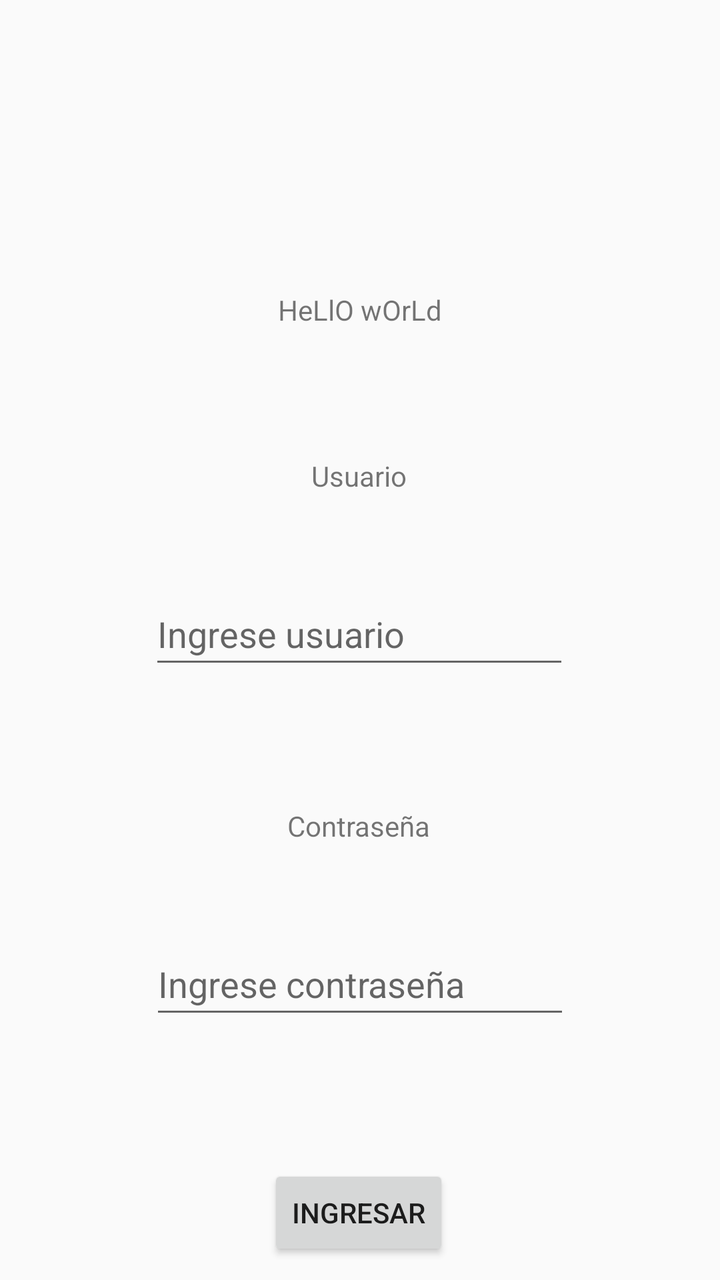
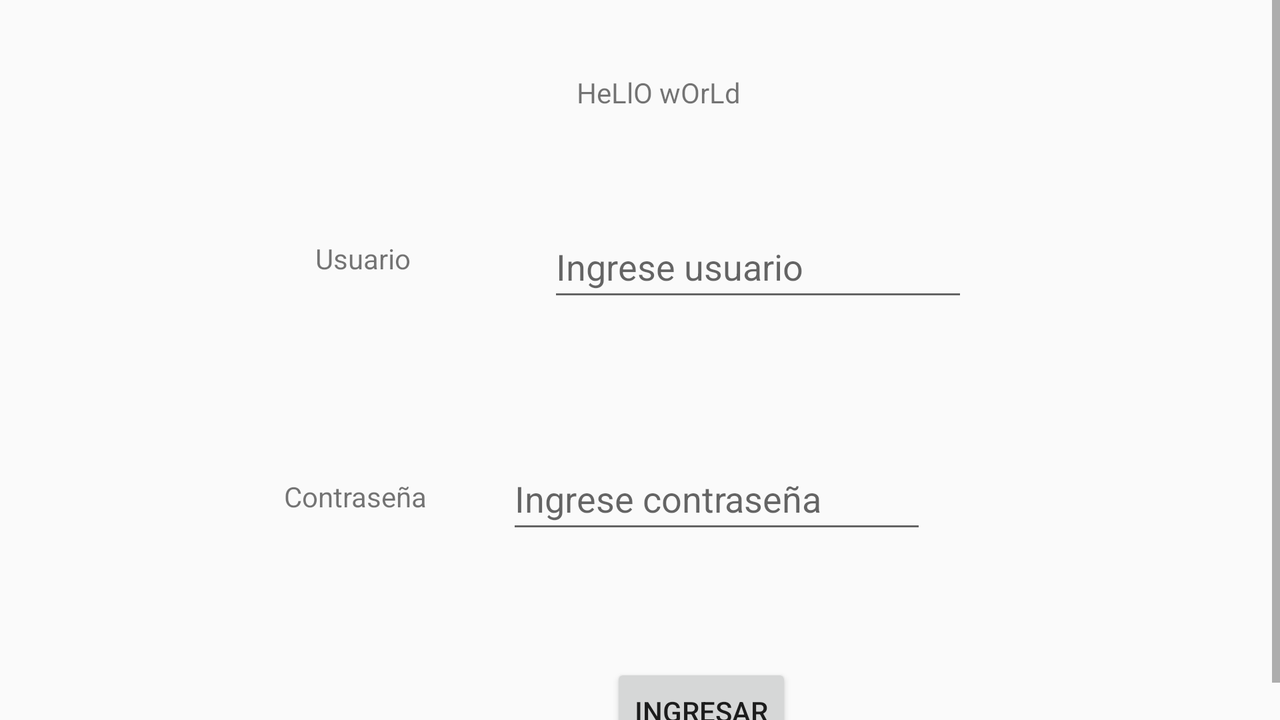

The same Android screen from two of the app's own layout files: first res/layout/ as a phone draws it, then the repository's variant for another configuration, drawn on a device whose configuration selects that folder. Both files follow.
<!-- AndroidManifest.xml: application theme Theme.MyFirstApplication -->
<!-- res/layout/activity_main.xml -->
<?xml version="1.0" encoding="utf-8"?>
<android.support.constraint.ConstraintLayout xmlns:android="http://schemas.android.com/apk/res/android"
    xmlns:app="http://schemas.android.com/apk/res-auto"
    xmlns:tools="http://schemas.android.com/tools"
    android:layout_width="match_parent"
    android:layout_height="match_parent"
    tools:context=".MainActivity">

    <TextView
        android:id="@+id/tvPass"
        android:layout_width="wrap_content"
        android:layout_height="wrap_content"
        android:layout_marginTop="64dp"
        android:text="@string/tvPass"
        app:layout_constraintEnd_toEndOf="parent"
        app:layout_constraintHorizontal_bias="0.498"
        app:layout_constraintStart_toStartOf="parent"
        app:layout_constraintTop_toBottomOf="@+id/etUsuario" />

    <TextView
        android:id="@+id/tvSaludo"
        android:layout_width="wrap_content"
        android:layout_height="wrap_content"
        android:text="@string/tvSaludo"
        app:layout_constraintBottom_toBottomOf="parent"
        app:layout_constraintEnd_toEndOf="parent"
        app:layout_constraintStart_toStartOf="parent"
        app:layout_constraintTop_toTopOf="parent"
        app:layout_constraintVertical_bias="0.234" />

    <TextView
        android:id="@+id/tvUsuario"
        android:layout_width="wrap_content"
        android:layout_height="wrap_content"
        android:layout_marginTop="64dp"
        android:text="@string/tvUsuario"
        app:layout_constraintEnd_toEndOf="parent"
        app:layout_constraintHorizontal_bias="0.498"
        app:layout_constraintStart_toStartOf="parent"
        app:layout_constraintTop_toBottomOf="@+id/tvSaludo" />

    <EditText
        android:id="@+id/etUsuario"
        android:layout_width="wrap_content"
        android:layout_height="48sp"
        android:layout_marginTop="44dp"
        android:ems="10"
        android:hint="@string/etUsuarioHit"
        android:inputType="textPersonName"
        app:layout_constraintEnd_toEndOf="parent"
        app:layout_constraintHorizontal_bias="0.497"
        app:layout_constraintStart_toStartOf="parent"
        app:layout_constraintTop_toBottomOf="@+id/tvUsuario" />

    <EditText
        android:id="@+id/etPassw"
        android:layout_width="wrap_content"
        android:layout_height="48sp"
        android:layout_marginTop="44dp"
        android:ems="10"
        android:hint="@string/etContraseñaHit"
        android:inputType="textPassword"
        app:layout_constraintEnd_toEndOf="parent"
        app:layout_constraintStart_toStartOf="parent"
        app:layout_constraintTop_toBottomOf="@+id/tvPass" />

    <Button
        android:id="@+id/btnIngresar"
        android:layout_width="wrap_content"
        android:layout_height="wrap_content"
        android:layout_marginTop="68dp"
        android:onClick="onBtnIngresarTap"
        android:text="@string/btnIngresar"
        app:layout_constraintEnd_toEndOf="parent"
        app:layout_constraintHorizontal_bias="0.498"
        app:layout_constraintStart_toStartOf="parent"
        app:layout_constraintTop_toBottomOf="@+id/etPassw" />

</android.support.constraint.ConstraintLayout>
<!-- resources referenced by this layout -->
<resources>
  <string name="btnIngresar">ingresar</string>
  <string name="etUsuarioHit">Ingrese usuario</string>
  <string name="tvPass">Contraseña</string>
  <string name="tvSaludo">HeLlO wOrLd </string>
  <string name="tvUsuario">Usuario</string>
  <style name="Theme.MyFirstApplication" parent="Theme.AppCompat.Light.NoActionBar">
          
          <item name="colorPrimary">@color/purple_500</item>
          <item name="colorPrimaryDark">@color/purple_700</item>
          <item name="colorAccent">@color/teal_200</item>
          
      </style>
</resources>
<!-- res/layout-land/activity_main.xml (the repository's variant of the layout above) -->
<!-- drawn on the phone turned sideways -->
<?xml version="1.0" encoding="utf-8"?>
<android.support.constraint.ConstraintLayout xmlns:android="http://schemas.android.com/apk/res/android"
    xmlns:app="http://schemas.android.com/apk/res-auto"
    xmlns:tools="http://schemas.android.com/tools"
    android:layout_width="match_parent"
    android:layout_height="match_parent"
    tools:context=".MainActivity">

    <ScrollView
        android:layout_width="match_parent"
        android:layout_height="match_parent"
        tools:layout_editor_absoluteX="32dp">

        <android.support.constraint.ConstraintLayout
            android:layout_width="match_parent"
            android:layout_height="match_parent">


            <TextView
                android:id="@+id/tvPass"
                android:layout_width="wrap_content"
                android:layout_height="wrap_content"
                android:layout_marginTop="100dp"
                android:text="@string/tvPass"
                app:layout_constraintEnd_toEndOf="parent"
                app:layout_constraintHorizontal_bias="0.25"
                app:layout_constraintStart_toStartOf="parent"
                app:layout_constraintTop_toBottomOf="@+id/tvUsuario" />

            <TextView
                android:id="@+id/tvSaludo"
                android:layout_width="wrap_content"
                android:layout_height="wrap_content"
                android:text="@string/tvSaludo"
                app:layout_constraintBottom_toBottomOf="parent"
                app:layout_constraintEnd_toEndOf="parent"
                app:layout_constraintHorizontal_bias="0.517"
                app:layout_constraintStart_toStartOf="parent"
                app:layout_constraintTop_toTopOf="parent"
                app:layout_constraintVertical_bias="0.102" />

            <TextView
                android:id="@+id/tvUsuario"
                android:layout_width="wrap_content"
                android:layout_height="wrap_content"
                android:layout_marginTop="64dp"
                android:text="@string/tvUsuario"
                app:layout_constraintEnd_toEndOf="parent"
                app:layout_constraintHorizontal_bias="0.266"
                app:layout_constraintStart_toStartOf="parent"
                app:layout_constraintTop_toBottomOf="@+id/tvSaludo" />

            <EditText
                android:id="@+id/etUsuario"
                android:layout_width="wrap_content"
                android:layout_height="48sp"
                android:layout_marginTop="52dp"
                android:ems="10"
                android:hint="@string/etUsuarioHit"
                android:inputType="textPersonName"
                app:layout_constraintEnd_toEndOf="parent"
                app:layout_constraintHorizontal_bias="0.305"
                app:layout_constraintStart_toEndOf="@+id/tvUsuario"
                app:layout_constraintTop_toBottomOf="@+id/tvSaludo" />

            <EditText
                android:id="@+id/etPassw"
                android:layout_width="wrap_content"
                android:layout_height="48sp"
                android:layout_marginTop="68dp"
                android:ems="10"
                android:hint="@string/etContraseñaHit"
                android:inputType="textPassword"
                app:layout_constraintEnd_toEndOf="parent"
                app:layout_constraintHorizontal_bias="0.589"
                app:layout_constraintStart_toStartOf="parent"
                app:layout_constraintTop_toBottomOf="@+id/etUsuario" />

            <Button
                android:id="@+id/btnIngresar"
                android:layout_width="wrap_content"
                android:layout_height="wrap_content"
                android:layout_marginTop="60dp"
                android:onClick="onBtnIngresarTap"
                android:text="@string/btnIngresar"
                app:layout_constraintEnd_toEndOf="parent"
                app:layout_constraintHorizontal_bias="0.556"
                app:layout_constraintStart_toStartOf="parent"
                app:layout_constraintTop_toBottomOf="@+id/etPassw" />


        </android.support.constraint.ConstraintLayout>


    </ScrollView>


</android.support.constraint.ConstraintLayout>
